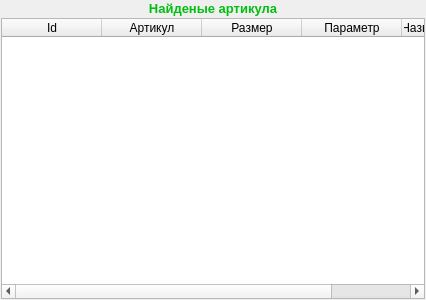
<?xml version="1.0" encoding="UTF-8"?>
<ui version="4.0">
 <class>Dialog</class>
 <widget class="QDialog" name="Dialog">
  <property name="geometry">
   <rect>
    <x>0</x>
    <y>0</y>
    <width>426</width>
    <height>300</height>
   </rect>
  </property>
  <property name="windowTitle">
   <string>Dialog</string>
  </property>
  <layout class="QGridLayout" name="gridLayout">
   <property name="leftMargin">
    <number>1</number>
   </property>
   <property name="topMargin">
    <number>1</number>
   </property>
   <property name="rightMargin">
    <number>1</number>
   </property>
   <property name="bottomMargin">
    <number>1</number>
   </property>
   <property name="spacing">
    <number>2</number>
   </property>
   <item row="0" column="0">
    <widget class="QLabel" name="label">
     <property name="text">
      <string>&lt;html&gt;&lt;head/&gt;&lt;body&gt;&lt;p align=&quot;center&quot;&gt;&lt;span style=&quot; font-size:10pt; font-weight:600; color:#02be11;&quot;&gt;Найденые артикула&lt;/span&gt;&lt;/p&gt;&lt;/body&gt;&lt;/html&gt;</string>
     </property>
    </widget>
   </item>
   <item row="1" column="0">
    <widget class="QTableWidget" name="tw_list_article">
     <property name="editTriggers">
      <set>QAbstractItemView::NoEditTriggers</set>
     </property>
     <property name="alternatingRowColors">
      <bool>true</bool>
     </property>
     <property name="selectionBehavior">
      <enum>QAbstractItemView::SelectRows</enum>
     </property>
     <attribute name="verticalHeaderVisible">
      <bool>false</bool>
     </attribute>
     <attribute name="verticalHeaderDefaultSectionSize">
      <number>20</number>
     </attribute>
     <attribute name="verticalHeaderMinimumSectionSize">
      <number>18</number>
     </attribute>
     <column>
      <property name="text">
       <string>Id</string>
      </property>
     </column>
     <column>
      <property name="text">
       <string>Артикул</string>
      </property>
     </column>
     <column>
      <property name="text">
       <string>Размер</string>
      </property>
     </column>
     <column>
      <property name="text">
       <string>Параметр</string>
      </property>
     </column>
     <column>
      <property name="text">
       <string>Название клиента</string>
      </property>
     </column>
    </widget>
   </item>
  </layout>
 </widget>
 <resources/>
 <connections>
  <connection>
   <sender>tw_list_article</sender>
   <signal>itemDoubleClicked(QTableWidgetItem*)</signal>
   <receiver>Dialog</receiver>
   <slot>ui_double_click()</slot>
   <hints>
    <hint type="sourcelabel">
     <x>261</x>
     <y>139</y>
    </hint>
    <hint type="destinationlabel">
     <x>777</x>
     <y>125</y>
    </hint>
   </hints>
  </connection>
 </connections>
 <slots>
  <slot>ui_double_click()</slot>
 </slots>
</ui>
